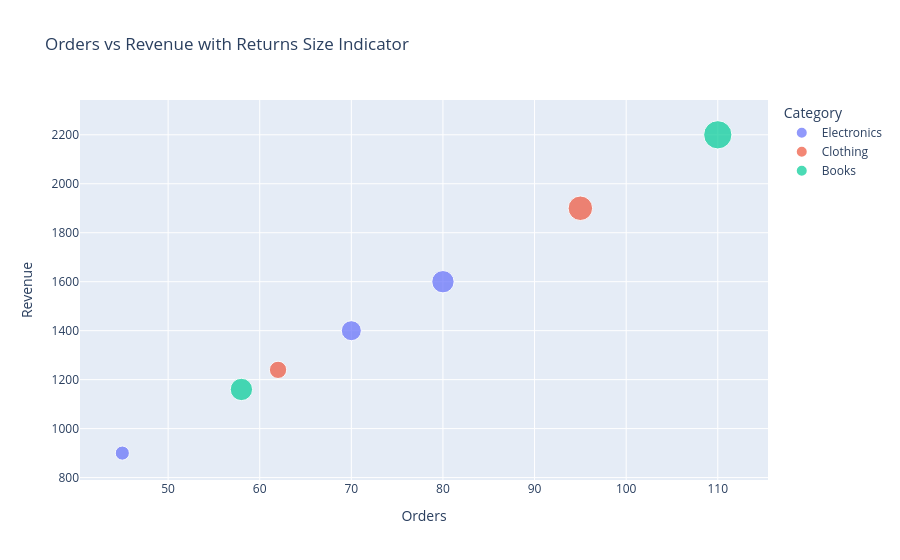

Write notebook code for a chart like this one.
### Code cell
# ── Chart 3 ──────────────────────────────────────────────────────────────
# Chart type chosen: Scatter Plot
# Why it suits this data: 
# Scatter plots show relationships between two continuous variables. Here,
# it shows how Orders relate to Revenue, with bubble size indicating Returns
# and color representing Category.
# YOUR CODE HERE
fig = px.scatter(df, 
                 x='Orders', 
                 y='Revenue', 
                 color='Category', 
                 size='Returns',
                 hover_data=['Day'],
                 title="Orders vs Revenue with Returns Size Indicator")
fig.show()

### Figure 1 — Plotly figure (JSON) as saved in the notebook; plotly's stock layout.template omitted (floating-point values rounded to 4 significant figures)
{"data": [{"customdata": [["Mon"], ["Thu"], ["Sun"]], "hovertemplate": "Category=Electronics<br>Orders=%{x}<br>Revenue=%{y}<br>Returns=%{marker.size}<br>Day=%{customdata[0]}<extra></extra>", "legendgroup": "Electronics", "marker": {"color": "#636efa", "size": [2, 4, 5], "sizemode": "area", "sizeref": 0.02, "symbol": "circle"}, "mode": "markers", "name": "Electronics", "orientation": "v", "showlegend": true, "type": "scatter", "x": [45, 70, 80], "xaxis": "x", "y": [900, 1400, 1600], "yaxis": "y"}, {"customdata": [["Tue"], ["Fri"]], "hovertemplate": "Category=Clothing<br>Orders=%{x}<br>Revenue=%{y}<br>Returns=%{marker.size}<br>Day=%{customdata[0]}<extra></extra>", "legendgroup": "Clothing", "marker": {"color": "#EF553B", "size": [3, 6], "sizemode": "area", "sizeref": 0.02, "symbol": "circle"}, "mode": "markers", "name": "Clothing", "orientation": "v", "showlegend": true, "type": "scatter", "x": [62, 95], "xaxis": "x", "y": [1240, 1900], "yaxis": "y"}, {"customdata": [["Wed"], ["Sat"]], "hovertemplate": "Category=Books<br>Orders=%{x}<br>Revenue=%{y}<br>Returns=%{marker.size}<br>Day=%{customdata[0]}<extra></extra>", "legendgroup": "Books", "marker": {"color": "#00cc96", "size": [5, 8], "sizemode": "area", "sizeref": 0.02, "symbol": "circle"}, "mode": "markers", "name": "Books", "orientation": "v", "showlegend": true, "type": "scatter", "x": [58, 110], "xaxis": "x", "y": [1160, 2200], "yaxis": "y"}], "layout": {"legend": {"itemsizing": "constant", "title": {"text": "Category"}, "tracegroupgap": 0}, "title": {"text": "Orders vs Revenue with Returns Size Indicator"}, "xaxis": {"anchor": "y", "domain": [0, 1], "title": {"text": "Orders"}}, "yaxis": {"anchor": "x", "domain": [0, 1], "title": {"text": "Revenue"}}}}
